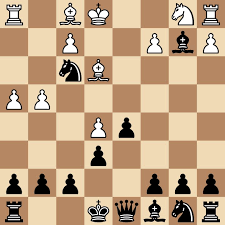
#> input picture Object detection in Image/Sample_Image.png, 225 x 225 px
$ python template_matching.py
#> lines starting #> are read from the running program, lines starting #| are printed output that depends on the picture; after the words box and inside, x2 and y2 are one past the last pixel; in counts of white or black regions, pixels touching at a corner belong together
import cv2
import numpy as np
import tkinter as tk
from tkinter.filedialog import *


window = tk.Tk()
window.title("Object finding")
window.geometry('400x100')
label = tk.Label(window, text="Choose an image first and then the object to be found in it").grid(row=0, column=0)
label = tk.Label(window, text="Output is stored in this folder").grid(row=1, column=0)

photo = askopenfilename()
#> the answer given: Sample_Image.png
img = cv2.imread(photo)
#> img is the input picture: shape (225, 225, 3); mean B, G, R 132.7, 164.3, 193.9
gray = cv2.cvtColor(img, cv2.COLOR_BGR2GRAY)
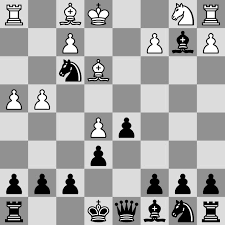
#> gray: shape (225, 225); min 0, max 255, mean 169.6

temp = askopenfilename()
#> the answer given: Sample_Template.png
template = cv2.imread(temp, cv2.IMREAD_GRAYSCALE)
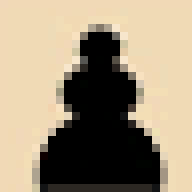
#> input picture Object detection in Image/Sample_Template.png, 24 x 24 px (shown 8 times larger)
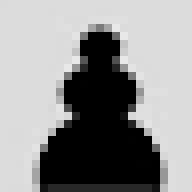
#> template: shape (24, 24) (shown 8 times larger); min 0, max 232, mean 144.8
w,h = template.shape[::-1]
#> w = 24; h = 24

result = cv2.matchTemplate(gray, template, cv2.TM_CCOEFF_NORMED)
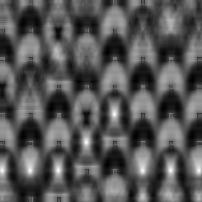
#> result: shape (202, 202) float32; min -0.496, max 1, mean 0.00474; drawn with min black and max white
threshold = 0.8
loc = np.where(result>=threshold)
#> loc = 86 positions, rows 112 to 171, columns 0 to 199
for pt in zip(*loc[::-1]):
    cv2.rectangle(img,pt,(pt[0]+w, pt[1]+h), (0,0,255), 1)
#> this loop made 86 passes
#> pt on passes 1 to 12: (113, 112), (114, 112), (115, 112), (113, 113), (114, 113), (115, 113), (113, 114), (114, 114), (115, 114), (113, 115), (114, 115), (115, 115)
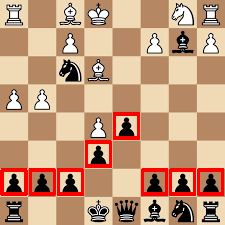
#> img: shape (225, 225, 3); 5.38% of pixels changed, all inside (x1, y1, x2, y2) = (0, 112, 224, 196)

cv2.imshow("output", img)
cv2.imwrite('output.png', img)
cv2.waitKey(0)
cv2.destroyAllWindows()
window.mainloop()
